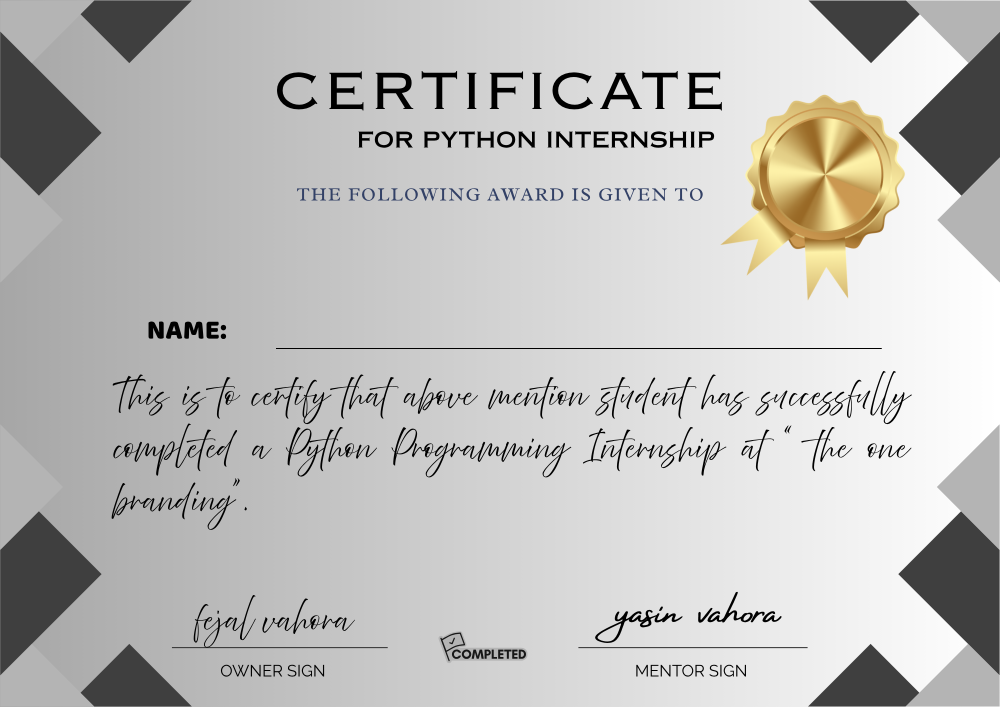
#> input picture Certifcate automation/Certificate_template.png, 2000 x 1414 px (shown at 1/2 size)
$ python certificate_generator.py
#> lines starting #> are read from the running program, lines starting #| are printed output that depends on the picture
from PIL import Image,ImageDraw,ImageFont
import os

names = [
    "Vahora M.faaiz M.safi",
    "Vahora M.saad Asifbhai",
    "Vahora M.zaid Salimbhai",
    "Vahora M.ayan Samir bhai",
    "Vahora M.aayan Sohelbhai",
    "Vahora M.abaan Farukbhai",
    "Vahora M.saed Anasbhai",
    "Vahora Rehan Javedbhai",
    "Vahora Huzaifa Aarifbhai",
    "Vahora M.shan Majidbhai"
]

os.makedirs('Certificates',exist_ok=True)
9
for index,name in enumerate(names,start=1):

    Certificate_template = Image.open('Certificate_template.png')
#> Certificate_template is the input picture: PIL image 2000x1414 RGB; mean R, G, B 192, 191.1, 189.1

    draw= ImageDraw.Draw(Certificate_template)

    font = ImageFont.truetype("DancingScript-Regular.ttf",100)

    text_position = (569,601)

    draw.text(text_position,name,fill="black",font=font)

    safe_filename = f"{name}.png"

    output_path = os.path.join("Certificates",safe_filename)


    Certificate_template.save(output_path)
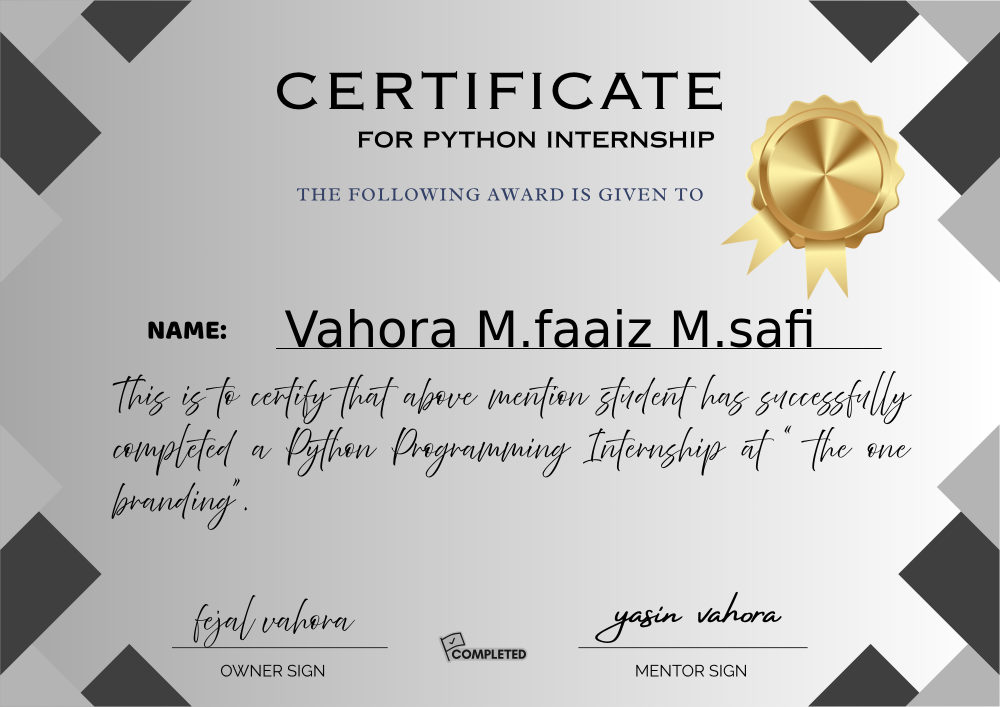
#> saved as Vahora M.faaiz M.safi.png: PIL image 2000x1414 RGB (shown at 1/2 size); mean R, G, B 190.3, 189.5, 187.4

    print(f'{index}, Certificate Generator for the name {name} is created successfully!')
